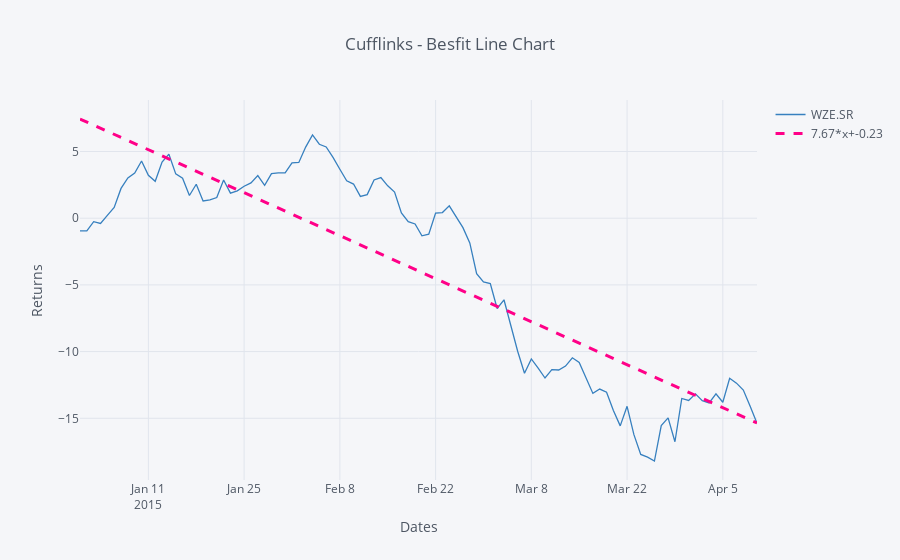

Notebook source saved alongside this figure:
### Code cell
cf.datagen.lines(1).iplot(kind='scatter',
                          xTitle='Dates',
                          yTitle='Returns',
                          title='Cufflinks - Besfit Line Chart',
                          filename='Cufflinks - Bestfit Line Chart',
                          bestfit=True,
                          colors=['blue'],
                          bestfit_colors=['pink'])
